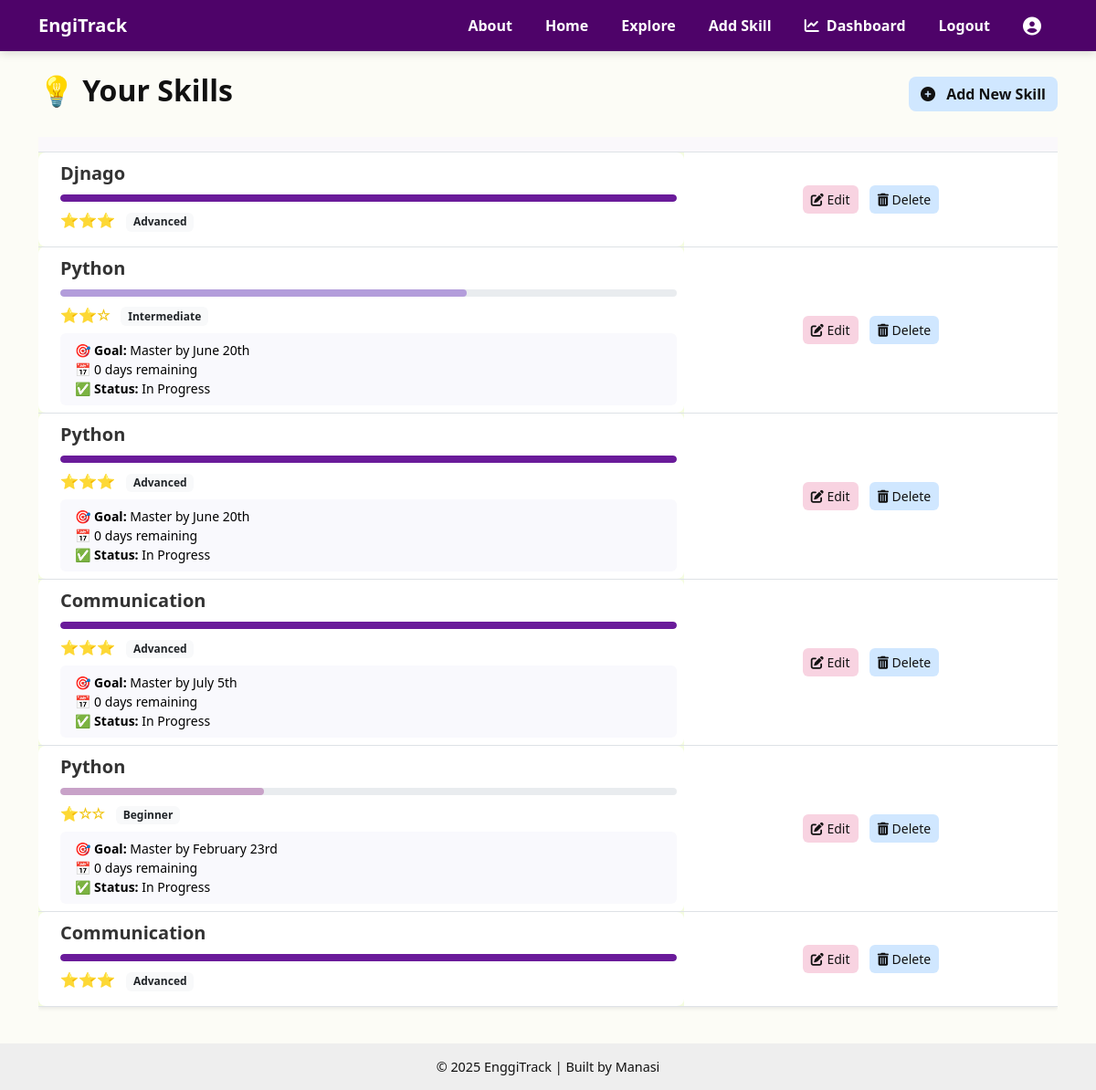
Screenshot of / (signed in) with the database file from the repository.
### tracker/models.py (models this page shows, shortened)
class Skill(models.Model):
    CATEGORY_CHOICES = [
        ('Technical', 'Technical'),
        ('Soft Skill', 'Soft Skill'),
        ('Certification', 'Certification'),
        ('Project', 'Project'),
        ('Other', 'Other'),
    ]
    LEVEL_CHOICES = [
        ('Beginner', 'Beginner'),
        ('Intermediate', 'Intermediate'),
        ('Advanced', 'Advanced'),
    ]
    user = models.ForeignKey(User, on_delete=models.CASCADE, null=True, blank=True)
    name = models.CharField(max_length=100)
    category = models.CharField(max_length=50, choices=CATEGORY_CHOICES)
    level = models.CharField(max_length=50, choices=LEVEL_CHOICES)
    description = models.TextField(blank=True)
    created_at = models.DateTimeField(auto_now_add=True)
    updated_at = models.DateTimeField(auto_now=True)
    goal_date = models.DateField(null=True, blank=True)  # NEW
    certificate = models.FileField(upload_to='certificates/', blank=True, null=True)
    def days_remaining(self):
        if self.goal_date:
            delta = (self.goal_date - date.today()).days
            return max(delta, 0)
        return None

### tracker/views.py (the view)
# urls.py: 2. Add a URL to urlpatterns:  path('', views.home, name='home')
@login_required
def home(request):
    skills = Skill.objects.filter(user=request.user)
    category_data = skills.values('category').annotate(count=Count('id'))
    category_labels = [item['category'] for item in category_data]
    category_counts = [item['count'] for item in category_data]
    month_data = skills.annotate(month=TruncMonth('created_at')).values('month').annotate(count=Count('id')).order_by('month')
    month_labels = [DateFormat(item['month']).format('F Y') for item in month_data]
    month_counts = [item['count'] for item in month_data]
    context = {
        'skills': skills,
        'category_labels': category_labels,
        'category_counts': category_counts,
        'month_labels': month_labels,
        'month_counts': month_counts,
    }
    return render(request, 'tracker/home.html', {'skills': skills})

### tracker/templates/tracker/home.html (shortened to what this page needs)
{% extends 'base.html' %}
{% load static %}
{% block content %}
<div class="d-flex justify-content-between align-items-center mb-4">
  <h2 class="fw-bold" style="color: var(--text);">💡 Your Skills</h2>
  <a href="{% url 'add_skill' %}" class="btn" style="background-color: #D0E7FF; color: var(--text); font-weight: 600; border-radius: 8px;">
    <i class="fa-solid fa-circle-plus me-2"></i> Add New Skill
  </a>
</div>
{% if skills %}
  <div class="table-responsive">
    <table class="table align-middle shadow-sm" style="background-color:rgb(244, 252, 224);">
      <thead style="background-color:rgb(242, 244, 249); color: var(--text);" class="text-center">
        <tr>
          <th class="text-start ps-4"></th>
          <th class="text-center"></th>
        </tr>
      </thead>
      <tbody class="text-center">
        {% for skill in skills %}
          {% if skill.id %}
          <tr>
            <td class="text-start ps-4 skill-cell">
              <div class="fw-bold fs-5" style="color: #333;">{{ skill.name }}</div>
              <div class="progress my-2">
                <div class="progress-bar"
                  role="progressbar"
                  style="width: {% if skill.level == 'Beginner' %}33{% elif skill.level == 'Intermediate' %}66{% else %}100{% endif %}%;
                         background-color: {% if skill.level == 'Beginner' %}#C8A2C8{% elif skill.level == 'Intermediate' %}#B39DDB{% else %}#6A1B9A{% endif %};"
                  aria-valuenow="{% if skill.level == 'Beginner' %}33{% elif skill.level == 'Intermediate' %}66{% else %}100{% endif %}"
                  aria-valuemin="0" aria-valuemax="100">
                </div>
              </div>
              <div class="star-rating mb-2">
                {% if skill.level == 'Beginner' %} ⭐☆☆
                {% elif skill.level == 'Intermediate' %} ⭐⭐☆
                {% elif skill.level == 'Advanced' %} ⭐⭐⭐
                {% endif %}
                <span class="ms-2 badge bg-light text-dark">{{ skill.level }}</span>
              </div>
              {% if skill.goal_date %}
              <div class="px-3 py-2 rounded" style="background-color: #f9f9fd; font-size: 14px;">
                <div><strong>🎯 Goal:</strong> Master by {{ skill.goal_date|date:"F jS" }}</div>
                <div><strong>📅</strong> {{ skill.days_remaining }} days remaining</div>
                <div><strong>✅ Status:</strong> In Progress</div>
              </div>
              {% endif %}
            </td>
            <td>
              <a href="{% url 'edit_skill' skill.id %}" class="btn btn-sm me-2"
                 style="background-color: #F8D3E1; color: var(--text); font-weight: 500; border-radius: 6px;">
                <i class="fa-solid fa-pen-to-square"></i> Edit
              </a>
              <a href="{% url 'delete_skill' skill.id %}" class="btn btn-sm"
                 style="background-color: #D0E7FF; color: var(--text); font-weight: 500; border-radius: 6px;">
                <i class="fa-solid fa-trash-can"></i> Delete
              </a>
            </td>
          </tr>
          {% endif %}
        {% endfor %}
      </tbody>
    </table>
  </div>
{% else %}
  <div class="alert alert-info text-center" style="background-color: #FCFCF6; color: var(--text);">
    <i class="fa-solid fa-circle-info me-2"></i> No skills added yet. Click "Add New Skill" to begin!
  </div>
{% endif %}
{% endblock %}

### tracker/templates/base.html (style rules this page uses)
:root { --bg: #FCFCF6; --text: #111111; --accent: rgb(250, 248, 251); --skyblue: rgb(102, 43, 160); --pink: #F68CB9; }
body { background-color: var(--bg); color: var(--text); font-family: 'Segoe UI', Tahoma, Geneva, Verdana, sans-serif; margin: 0; padding: 0; }
.table th { background-color: var(--accent); color: white; }

### tracker/templates/tracker/home.html (style rules this page uses)
.star-rating { font-size: 1rem; color: #f1c40f; font-weight: bold; }
.progress { background-color: #e9ecef; height: 8px; border-radius: 5px; }
.progress-bar { border-radius: 5px; transition: width 0.4s ease; }
td { vertical-align: middle; }
.skill-cell { background-color: #ffffff; border-radius: 8px; padding: 1rem; box-shadow: 0 2px 8px rgba(0, 0, 0, 0.03); }

### rows the page displays
Skill: name "Djnago", level "Advanced"
Skill: name "Python", level "Intermediate", goal_date "June 20th", days_remaining "0"
Skill: name "Python", level "Advanced", goal_date "June 20th", days_remaining "0"
Skill: name "Communication", level "Advanced", goal_date "July 5th", days_remaining "0"
Skill: name "Python", level "Beginner", goal_date "February 23rd", days_remaining "0"
Skill: name "Communication", level "Advanced"
